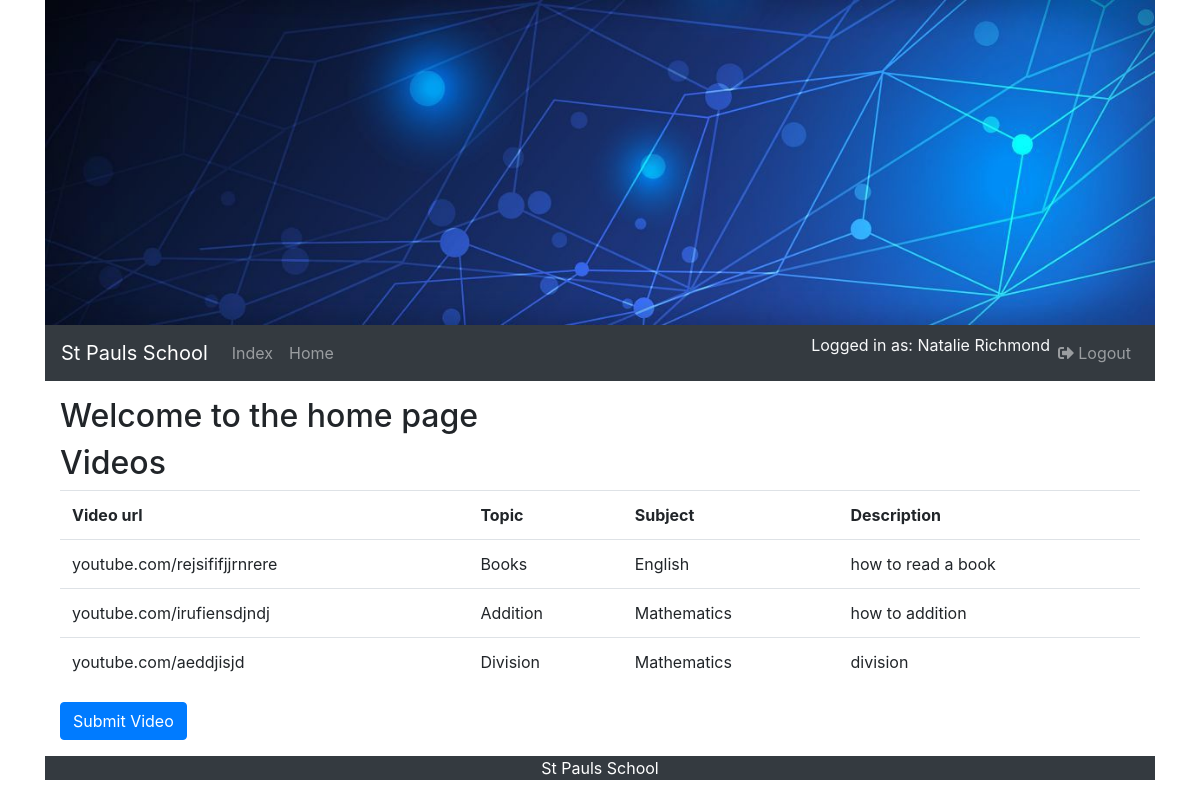
The app's page /home (signed in) with its own data.
### tables this page shows
CREATE TABLE videos (videourl TEXT NOT NULL, topicid INTEGER NOT NULL REFERENCES topics (topicid), description TEXT NOT NULL, PRIMARY KEY (videourl, topicid));

CREATE TABLE topics (topicid INTEGER PRIMARY KEY NOT NULL, topic TEXT NOT NULL, subject TEXT NOT NULL);

CREATE TABLE subjects (subjectid NOT NULL, subject TEXT NOT NULL, PRIMARY KEY (subjectid));

### app.py (the view, shortened to what this page needs)
@app.route('/home')
def home():
    if session['userid']:
        id = session['userid']
        sql = """select v.videourl, t.topic, s.subject, v.description
                    from videos v, topics t, subjects s, enrolments e
                    where v.topicid = t.topicid
                    and t.subject = s.subject
                    and s.subjectid = e.subjectid
                    and userid = ?;
        """
        cur.execute(sql, (id,))
        studentresults = cur.fetchall()
    else:
        return redirect(url_for('index'))
    return render_template('home.html', video=studentresults)

### templates/home.html (shortened to what this page needs)
{% extends 'layout.html' %}
{% block mainContent %}
<div class="container">
    {% if session['userid'] %}
    <div class="row">
        <div class="col">
        <h2>Welcome to the home page</h2>
        </div>
    </div>
    {% endif %}
    {% if session['userid'] %}
    {% if session['isstudent'] %}
    <div class="row">
        <div class="col">
        <h2>Videos</h2>
        </div>
    </div>
    <div>
    <table class ='table'>
        <tr>
            <th>Video url</th>
            <th>Topic</th>
            <th>Subject</th>
            <th>Description</th>
        </tr>
        {% for row in video %}
        <tr>
            <td>{{row['videourl']}}</td>
            <td>{{row['topic']}}</td>
            <td>{{row['subject']}}</td>
            <td>{{row['description']}}</td>
        </tr>
        {% endfor %}
    </table>
    </div>
    {% endif %}
    {% endif %}
<a class="btn btn-primary" href="/submit" role="button">Submit Video</a>
</div>
{% endblock %}

### records on screen
videos: videourl "youtube.com/rejsififjjrnrere", topic "Books", subject "English", description "how to read a book"
videos: videourl "youtube.com/irufiensdjndj", topic "Addition", subject "Mathematics", description "how to addition"
videos: videourl "youtube.com/aeddjisjd", topic "Division", subject "Mathematics", description "division"

### other values on screen
{{ session['firstname'] }} "Natalie"
{{ session['lastname'] }} "Richmond"
